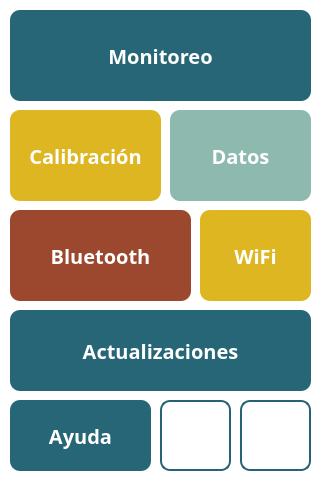
<?xml version="1.0" encoding="UTF-8"?>
<ui version="4.0">
 <class>MainWindow</class>
 <widget class="QMainWindow" name="MainWindow">
  <property name="geometry">
   <rect>
    <x>0</x>
    <y>0</y>
    <width>320</width>
    <height>480</height>
   </rect>
  </property>
  <property name="windowTitle">
   <string>MainWindow</string>
  </property>
  <property name="styleSheet">
   <string notr="true">background-color: white;
font-family: Poppins;
font-size: 20px;
font-weight: 500;</string>
  </property>
  <widget class="QWidget" name="centralwidget">
   <property name="styleSheet">
    <string notr="true">QPushButton {
	height: 50px;
	border-radius: 10px;
}</string>
   </property>
   <widget class="QPushButton" name="powerBtn">
    <property name="geometry">
     <rect>
      <x>160</x>
      <y>400</y>
      <width>71</width>
      <height>71</height>
     </rect>
    </property>
    <property name="styleSheet">
     <string notr="true">border: 2px solid #266276;</string>
    </property>
    <property name="text">
     <string/>
    </property>
   </widget>
   <widget class="QPushButton" name="wifiBtn">
    <property name="geometry">
     <rect>
      <x>200</x>
      <y>210</y>
      <width>111</width>
      <height>91</height>
     </rect>
    </property>
    <property name="styleSheet">
     <string notr="true">QPushButton {
	background-color: #DDB622;
	color: white;
}</string>
    </property>
    <property name="text">
     <string>WiFi</string>
    </property>
   </widget>
   <widget class="QPushButton" name="updateBtn">
    <property name="geometry">
     <rect>
      <x>10</x>
      <y>310</y>
      <width>301</width>
      <height>81</height>
     </rect>
    </property>
    <property name="styleSheet">
     <string notr="true">QPushButton {
	background-color: #266676;
	color: white;
}</string>
    </property>
    <property name="text">
     <string>Actualizaciones</string>
    </property>
   </widget>
   <widget class="QPushButton" name="helpBtn">
    <property name="geometry">
     <rect>
      <x>10</x>
      <y>400</y>
      <width>141</width>
      <height>71</height>
     </rect>
    </property>
    <property name="styleSheet">
     <string notr="true">QPushButton {
	background-color: #266676;
	color: white;
}</string>
    </property>
    <property name="text">
     <string>Ayuda</string>
    </property>
   </widget>
   <widget class="QPushButton" name="monitoringBtn">
    <property name="geometry">
     <rect>
      <x>10</x>
      <y>10</y>
      <width>301</width>
      <height>91</height>
     </rect>
    </property>
    <property name="styleSheet">
     <string notr="true">QPushButton {
	background-color: #266676;
	color: white;
}</string>
    </property>
    <property name="text">
     <string>Monitoreo</string>
    </property>
   </widget>
   <widget class="QPushButton" name="calibrationBtn">
    <property name="geometry">
     <rect>
      <x>10</x>
      <y>110</y>
      <width>151</width>
      <height>91</height>
     </rect>
    </property>
    <property name="styleSheet">
     <string notr="true">QPushButton {
	background-color: #DDB622;
	color: white;
}</string>
    </property>
    <property name="text">
     <string>Calibración</string>
    </property>
   </widget>
   <widget class="QPushButton" name="bluetoothBtn">
    <property name="geometry">
     <rect>
      <x>10</x>
      <y>210</y>
      <width>181</width>
      <height>91</height>
     </rect>
    </property>
    <property name="styleSheet">
     <string notr="true">QPushButton {
	background-color: #9B482F;
	color: white;
}</string>
    </property>
    <property name="text">
     <string>Bluetooth</string>
    </property>
   </widget>
   <widget class="QPushButton" name="dataBtn">
    <property name="geometry">
     <rect>
      <x>170</x>
      <y>110</y>
      <width>141</width>
      <height>91</height>
     </rect>
    </property>
    <property name="styleSheet">
     <string notr="true">QPushButton {
	background-color: #8EB9AF;
	color: white;
}</string>
    </property>
    <property name="text">
     <string>Datos</string>
    </property>
   </widget>
   <widget class="QPushButton" name="settingsBtn">
    <property name="geometry">
     <rect>
      <x>240</x>
      <y>400</y>
      <width>71</width>
      <height>71</height>
     </rect>
    </property>
    <property name="styleSheet">
     <string notr="true">border: 2px solid #266276;</string>
    </property>
    <property name="text">
     <string/>
    </property>
   </widget>
  </widget>
 </widget>
 <resources/>
 <connections/>
</ui>
